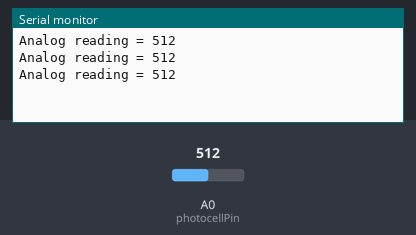
A sketch run on a simulated Arduino Uno, built with avr-gcc and run on an emulated ATmega328P. On the bench: the last lines printed to the serial monitor. The inputs (shaded band) are chosen by the test bench; at power-on: A0 (photocellPin) = 512.

Above: at 1.3 s.
1.4 s: A0 (photocellPin) set to 716
At 1.9 s:
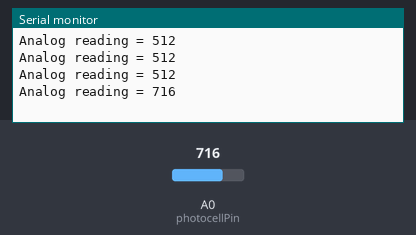
2.9 s: A0 (photocellPin) set to 900
At 3.4 s:
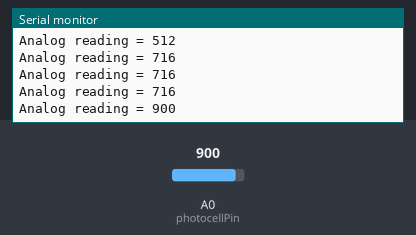
Timing chart, 0 to 5.9 s (numbered marks = the images above; inputs shaded):
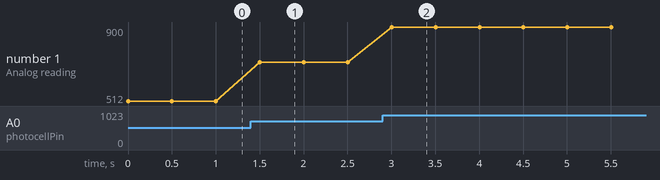

Measured:
- after the input at 1.4 s, the serial monitor: prints a new line after 0.10 s (image 1)
- after the input at 2.9 s, the serial monitor: prints a new line after 0.10 s (image 2)
- plotted number 1: 512 → 716 after the input at 1.4 s, 716 → 900 after the input at 2.9 s

The sketch:

photoCellReading.ino
```cpp
/* Photocell simple testing sketch.

Connect one end of the photocell to 5V, the other end to Analog 0.
Then connect one end of a 10K resistor from Analog 0 to ground
Connect LED from pin 11 through a resistor to ground
For more information see http://learn.adafruit.com/photocells */

int photocellPin = 0;     // the cell and 10K pulldown are connected to a0
int photocellReading;     // the analog reading from the sensor divider
int LEDpin = 11;          // connect Red LED to pin 11 (PWM pin)
int LEDbrightness;        //
void setup(void) {
  // We'll send debugging information via the Serial monitor
  Serial.begin(9600);
}

void loop(void) {
  photocellReading = analogRead(photocellPin);

  Serial.print("Analog reading = ");
  Serial.println(photocellReading);     // the raw analog reading


  delay(500);
}
```
